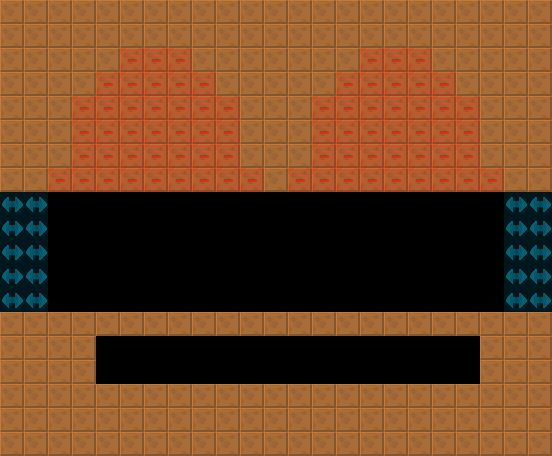

This is a level from a 2D game, rendered from its Tiled map with the project's own tilesets. A one-line summary and the map file follow, with tile-layer data summarised:
An orthogonal 23x19 tile map with 24x24 px tiles, 2 tile layers (col, lnk), 2 tilesets and 3 objects (DisableDecorator, KeyLockedDoor, Water).

<map version="1.4" tiledversion="1.4.2" orientation="orthogonal" renderorder="right-down" width="23" height="19" tilewidth="24" tileheight="24" infinite="0" nextlayerid="4" nextobjectid="8">
 <tileset firstgid="6" source="../../lnk.tsx" />
 <tileset firstgid="1" source="../../col.tsx" />
 <layer id="1" name="col" width="23" height="19">
  <data>[437 cells, 290 non-empty, 1 distinct tile ids]</data>
 </layer>
 <layer id="2" name="lnk" width="23" height="19" opacity="0.5">
  <data>[437 cells, 96 non-empty, 2 distinct tile ids]</data>
 </layer>
 <objectgroup id="3" name="markers" opacity="0.5">
  <object id="1" name="DisableDecorator" type="DisableDecorator" x="240" y="192" width="72" height="120">
   <properties>
    <property name="yr" value="0" />
    <property name="xr" value="0" />
   </properties>
  </object>
  <object id="2" name="KeyLockedDoor" type="KeyLockedDoor" x="264" y="288" width="24" height="24">
   <properties>
    <property name="yr" value="0" />
    <property name="xr" value="0" />
   </properties>
  </object>
  <object id="3" name="Water" type="Water" x="96" y="336" width="384" height="48">
   <properties>
    <property name="yr" value="0" />
    <property name="xr" value="0" />
   </properties>
  </object>
 </objectgroup>
</map>
